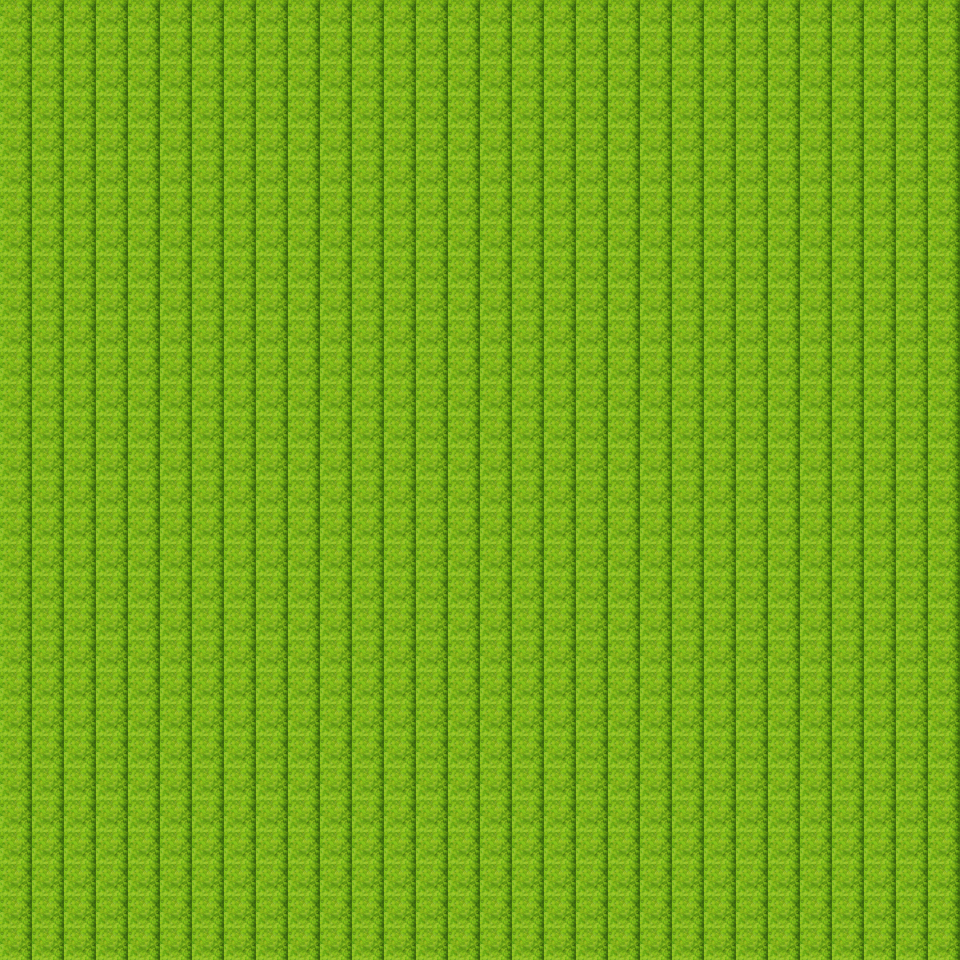

A 2D game scene composited from a Tiled map and its tileset images. What follows is a short description and the map's XML, with every tile layer's data as written:
An orthogonal 30x30 tile map with 32x32 px tiles, 1 tile layer (Tile Layer 1).

<map version="1.5" tiledversion="1.6.0" orientation="orthogonal" renderorder="right-down" width="30" height="30" tilewidth="32" tileheight="32" infinite="0" nextlayerid="2" nextobjectid="1">
 <tileset firstgid="1" source="testMapTiled.tsx" />
 <layer id="1" name="Tile Layer 1" width="30" height="30">
  <data encoding="csv">
46,46,46,46,46,46,46,46,46,46,46,46,46,46,46,46,46,46,46,46,46,46,46,46,46,46,46,46,46,46,
46,46,46,46,46,46,46,46,46,46,46,46,46,46,46,46,46,46,46,46,46,46,46,46,46,46,46,46,46,46,
46,46,46,46,46,46,46,46,46,46,46,46,46,46,46,46,46,46,46,46,46,46,46,46,46,46,46,46,46,46,
46,46,46,46,46,46,46,46,46,46,46,46,46,46,46,46,46,46,46,46,46,46,46,46,46,46,46,46,46,46,
46,46,46,46,46,46,46,46,46,46,46,46,46,46,46,46,46,46,46,46,46,46,46,46,46,46,46,46,46,46,
46,46,46,46,46,46,46,46,46,46,46,46,46,46,46,46,46,46,46,46,46,46,46,46,46,46,46,46,46,46,
46,46,46,46,46,46,46,46,46,46,46,46,46,46,46,46,46,46,46,46,46,46,46,46,46,46,46,46,46,46,
46,46,46,46,46,46,46,46,46,46,46,46,46,46,46,46,46,46,46,46,46,46,46,46,46,46,46,46,46,46,
46,46,46,46,46,46,46,46,46,46,46,46,46,46,46,46,46,46,46,46,46,46,46,46,46,46,46,46,46,46,
46,46,46,46,46,46,46,46,46,46,46,46,46,46,46,46,46,46,46,46,46,46,46,46,46,46,46,46,46,46,
46,46,46,46,46,46,46,46,46,46,46,46,46,46,46,46,46,46,46,46,46,46,46,46,46,46,46,46,46,46,
46,46,46,46,46,46,46,46,46,46,46,46,46,46,46,46,46,46,46,46,46,46,46,46,46,46,46,46,46,46,
46,46,46,46,46,46,46,46,46,46,46,46,46,46,46,46,46,46,46,46,46,46,46,46,46,46,46,46,46,46,
46,46,46,46,46,46,46,46,46,46,46,46,46,46,46,46,46,46,46,46,46,46,46,46,46,46,46,46,46,46,
46,46,46,46,46,46,46,46,46,46,46,46,46,46,46,46,46,46,46,46,46,46,46,46,46,46,46,46,46,46,
46,46,46,46,46,46,46,46,46,46,46,46,46,46,46,46,46,46,46,46,46,46,46,46,46,46,46,46,46,46,
46,46,46,46,46,46,46,46,46,46,46,46,46,46,46,46,46,46,46,46,46,46,46,46,46,46,46,46,46,46,
46,46,46,46,46,46,46,46,46,46,46,46,46,46,46,46,46,46,46,46,46,46,46,46,46,46,46,46,46,46,
46,46,46,46,46,46,46,46,46,46,46,46,46,46,46,46,46,46,46,46,46,46,46,46,46,46,46,46,46,46,
46,46,46,46,46,46,46,46,46,46,46,46,46,46,46,46,46,46,46,46,46,46,46,46,46,46,46,46,46,46,
46,46,46,46,46,46,46,46,46,46,46,46,46,46,46,46,46,46,46,46,46,46,46,46,46,46,46,46,46,46,
46,46,46,46,46,46,46,46,46,46,46,46,46,46,46,46,46,46,46,46,46,46,46,46,46,46,46,46,46,46,
46,46,46,46,46,46,46,46,46,46,46,46,46,46,46,46,46,46,46,46,46,46,46,46,46,46,46,46,46,46,
46,46,46,46,46,46,46,46,46,46,46,46,46,46,46,46,46,46,46,46,46,46,46,46,46,46,46,46,46,46,
46,46,46,46,46,46,46,46,46,46,46,46,46,46,46,46,46,46,46,46,46,46,46,46,46,46,46,46,46,46,
46,46,46,46,46,46,46,46,46,46,46,46,46,46,46,46,46,46,46,46,46,46,46,46,46,46,46,46,46,46,
46,46,46,46,46,46,46,46,46,46,46,46,46,46,46,46,46,46,46,46,46,46,46,46,46,46,46,46,46,46,
46,46,46,46,46,46,46,46,46,46,46,46,46,46,46,46,46,46,46,46,46,46,46,46,46,46,46,46,46,46,
46,46,46,46,46,46,46,46,46,46,46,46,46,46,46,46,46,46,46,46,46,46,46,46,46,46,46,46,46,46,
46,46,46,46,46,46,46,46,46,46,46,46,46,46,46,46,46,46,46,46,46,46,46,46,46,46,46,46,46,46
</data>
 </layer>
</map>
